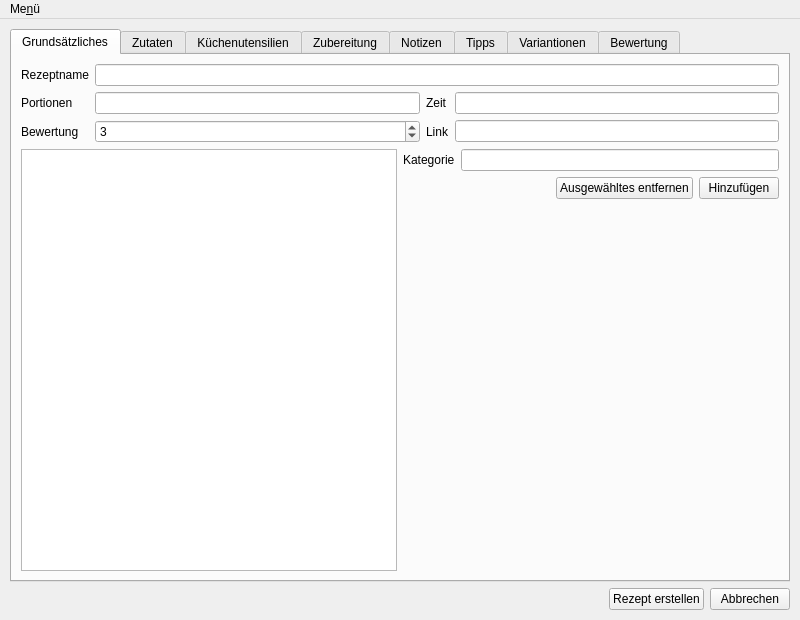
<?xml version="1.0" encoding="UTF-8"?>
<ui version="4.0">
 <author>Marcel Kapfer</author>
 <class>MainWindow</class>
 <widget class="QMainWindow" name="MainWindow">
  <property name="geometry">
   <rect>
    <x>0</x>
    <y>0</y>
    <width>800</width>
    <height>620</height>
   </rect>
  </property>
  <property name="minimumSize">
   <size>
    <width>800</width>
    <height>620</height>
   </size>
  </property>
  <property name="windowTitle">
   <string>WikiCookBook</string>
  </property>
  <widget class="QWidget" name="centralwidget">
   <layout class="QGridLayout" name="gridLayout">
    <property name="leftMargin">
     <number>10</number>
    </property>
    <property name="topMargin">
     <number>10</number>
    </property>
    <property name="rightMargin">
     <number>10</number>
    </property>
    <property name="bottomMargin">
     <number>10</number>
    </property>
    <item row="1" column="0">
     <layout class="QHBoxLayout" name="y_buttons">
      <item>
       <spacer name="horizontalSpacer">
        <property name="orientation">
         <enum>Qt::Horizontal</enum>
        </property>
        <property name="sizeHint" stdset="0">
         <size>
          <width>40</width>
          <height>20</height>
         </size>
        </property>
       </spacer>
      </item>
      <item>
       <widget class="QPushButton" name="b_create">
        <property name="text">
         <string>Rezept erstellen</string>
        </property>
       </widget>
      </item>
      <item>
       <widget class="QPushButton" name="b_cancel">
        <property name="text">
         <string>Abbrechen</string>
        </property>
       </widget>
      </item>
     </layout>
    </item>
    <item row="0" column="0">
     <widget class="QTabWidget" name="tabWidget">
      <property name="currentIndex">
       <number>0</number>
      </property>
      <widget class="QWidget" name="t_basics">
       <attribute name="title">
        <string>Grundsätzliches</string>
       </attribute>
       <layout class="QVBoxLayout" name="verticalLayout_9">
        <item>
         <layout class="QGridLayout" name="y_basics">
          <item row="2" column="0">
           <widget class="QLabel" name="l_rating">
            <property name="text">
             <string>Bewertung</string>
            </property>
           </widget>
          </item>
          <item row="2" column="2">
           <widget class="QLabel" name="l_url">
            <property name="text">
             <string>Link</string>
            </property>
           </widget>
          </item>
          <item row="1" column="1">
           <widget class="QLineEdit" name="e_servings"/>
          </item>
          <item row="2" column="3">
           <widget class="QLineEdit" name="e_url"/>
          </item>
          <item row="0" column="0">
           <widget class="QLabel" name="l_recipe_name">
            <property name="text">
             <string>Rezeptname</string>
            </property>
           </widget>
          </item>
          <item row="1" column="3">
           <widget class="QLineEdit" name="e_time"/>
          </item>
          <item row="0" column="1" colspan="3">
           <widget class="QLineEdit" name="e_recipe_name"/>
          </item>
          <item row="1" column="0">
           <widget class="QLabel" name="l_servings">
            <property name="text">
             <string>Portionen</string>
            </property>
           </widget>
          </item>
          <item row="1" column="2">
           <widget class="QLabel" name="l_zeit">
            <property name="text">
             <string>Zeit</string>
            </property>
           </widget>
          </item>
          <item row="2" column="1">
           <widget class="QSpinBox" name="e_rating_overall">
            <property name="maximum">
             <number>5</number>
            </property>
            <property name="value">
             <number>3</number>
            </property>
           </widget>
          </item>
         </layout>
        </item>
        <item>
         <layout class="QHBoxLayout" name="horizontalLayout_16">
          <item>
           <widget class="QListView" name="v_categories"/>
          </item>
          <item>
           <layout class="QVBoxLayout" name="verticalLayout_8">
            <item>
             <layout class="QGridLayout" name="y_category">
              <item row="0" column="0">
               <widget class="QLabel" name="l_category">
                <property name="text">
                 <string>Kategorie</string>
                </property>
               </widget>
              </item>
              <item row="0" column="1">
               <widget class="QLineEdit" name="e_category"/>
              </item>
             </layout>
            </item>
            <item>
             <layout class="QHBoxLayout" name="horizontalLayout_15">
              <item>
               <spacer name="horizontalSpacer_14">
                <property name="orientation">
                 <enum>Qt::Horizontal</enum>
                </property>
                <property name="sizeHint" stdset="0">
                 <size>
                  <width>40</width>
                  <height>20</height>
                 </size>
                </property>
               </spacer>
              </item>
              <item>
               <widget class="QPushButton" name="b_remove_category_remove">
                <property name="text">
                 <string>Ausgewähltes entfernen</string>
                </property>
               </widget>
              </item>
              <item>
               <widget class="QPushButton" name="b_category_add">
                <property name="text">
                 <string>Hinzufügen</string>
                </property>
               </widget>
              </item>
             </layout>
            </item>
            <item>
             <spacer name="verticalSpacer_3">
              <property name="orientation">
               <enum>Qt::Vertical</enum>
              </property>
              <property name="sizeHint" stdset="0">
               <size>
                <width>20</width>
                <height>40</height>
               </size>
              </property>
             </spacer>
            </item>
           </layout>
          </item>
         </layout>
        </item>
       </layout>
      </widget>
      <widget class="QWidget" name="t_ingredients">
       <attribute name="title">
        <string>Zutaten</string>
       </attribute>
       <layout class="QHBoxLayout" name="horizontalLayout_14">
        <item>
         <widget class="QListView" name="v_ingredients"/>
        </item>
        <item>
         <layout class="QVBoxLayout" name="verticalLayout_7">
          <item>
           <layout class="QGridLayout" name="y_ingredient">
            <item row="3" column="1">
             <widget class="QLineEdit" name="e_amount"/>
            </item>
            <item row="0" column="0">
             <widget class="QLabel" name="l_ingredient">
              <property name="text">
               <string>Zutat</string>
              </property>
             </widget>
            </item>
            <item row="3" column="0">
             <widget class="QLabel" name="l_amount">
              <property name="text">
               <string>Menge</string>
              </property>
             </widget>
            </item>
            <item row="1" column="1">
             <widget class="QCheckBox" name="c_heading">
              <property name="text">
               <string>Zwischenüberschrift</string>
              </property>
             </widget>
            </item>
            <item row="0" column="1">
             <widget class="QLineEdit" name="e_ingredient"/>
            </item>
           </layout>
          </item>
          <item>
           <layout class="QHBoxLayout" name="horizontalLayout_13">
            <item>
             <spacer name="horizontalSpacer_13">
              <property name="orientation">
               <enum>Qt::Horizontal</enum>
              </property>
              <property name="sizeHint" stdset="0">
               <size>
                <width>40</width>
                <height>20</height>
               </size>
              </property>
             </spacer>
            </item>
            <item>
             <widget class="QPushButton" name="b_ingredient_remove">
              <property name="text">
               <string>Ausgewähltes entfernen</string>
              </property>
             </widget>
            </item>
            <item>
             <widget class="QPushButton" name="b_ingredient_add">
              <property name="text">
               <string>Hinzufügen</string>
              </property>
             </widget>
            </item>
           </layout>
          </item>
          <item>
           <spacer name="verticalSpacer_2">
            <property name="orientation">
             <enum>Qt::Vertical</enum>
            </property>
            <property name="sizeHint" stdset="0">
             <size>
              <width>20</width>
              <height>40</height>
             </size>
            </property>
           </spacer>
          </item>
         </layout>
        </item>
       </layout>
      </widget>
      <widget class="QWidget" name="t_utensils">
       <attribute name="title">
        <string>Küchenutensilien</string>
       </attribute>
       <layout class="QHBoxLayout" name="horizontalLayout_11">
        <item>
         <widget class="QListView" name="v_utensils"/>
        </item>
        <item>
         <layout class="QVBoxLayout" name="verticalLayout_6">
          <item>
           <layout class="QGridLayout" name="y_utensils">
            <item row="0" column="0">
             <widget class="QLabel" name="l_utensil">
              <property name="text">
               <string>Utensil</string>
              </property>
             </widget>
            </item>
            <item row="0" column="1">
             <widget class="QLineEdit" name="e_utensil"/>
            </item>
           </layout>
          </item>
          <item>
           <layout class="QHBoxLayout" name="horizontalLayout_12">
            <item>
             <spacer name="horizontalSpacer_12">
              <property name="orientation">
               <enum>Qt::Horizontal</enum>
              </property>
              <property name="sizeHint" stdset="0">
               <size>
                <width>40</width>
                <height>20</height>
               </size>
              </property>
             </spacer>
            </item>
            <item>
             <widget class="QPushButton" name="b_utensil_remove">
              <property name="text">
               <string>Ausgewähltes entfernen</string>
              </property>
             </widget>
            </item>
            <item>
             <widget class="QPushButton" name="b_utensil_add">
              <property name="text">
               <string>Hinzufügen</string>
              </property>
             </widget>
            </item>
           </layout>
          </item>
          <item>
           <spacer name="verticalSpacer">
            <property name="orientation">
             <enum>Qt::Vertical</enum>
            </property>
            <property name="sizeHint" stdset="0">
             <size>
              <width>20</width>
              <height>40</height>
             </size>
            </property>
           </spacer>
          </item>
         </layout>
        </item>
       </layout>
      </widget>
      <widget class="QWidget" name="t_steps">
       <attribute name="title">
        <string>Zubereitung</string>
       </attribute>
       <layout class="QVBoxLayout" name="verticalLayout_5">
        <item>
         <widget class="QTextEdit" name="e_step"/>
        </item>
        <item>
         <layout class="QHBoxLayout" name="horizontalLayout_9">
          <item>
           <spacer name="horizontalSpacer_10">
            <property name="orientation">
             <enum>Qt::Horizontal</enum>
            </property>
            <property name="sizeHint" stdset="0">
             <size>
              <width>40</width>
              <height>20</height>
             </size>
            </property>
           </spacer>
          </item>
          <item>
           <widget class="QPushButton" name="b_step_add">
            <property name="text">
             <string>Hinzufügen</string>
            </property>
           </widget>
          </item>
         </layout>
        </item>
        <item>
         <widget class="QListView" name="v_steps"/>
        </item>
        <item>
         <layout class="QHBoxLayout" name="horizontalLayout_10">
          <item>
           <spacer name="horizontalSpacer_11">
            <property name="orientation">
             <enum>Qt::Horizontal</enum>
            </property>
            <property name="sizeHint" stdset="0">
             <size>
              <width>40</width>
              <height>20</height>
             </size>
            </property>
           </spacer>
          </item>
          <item>
           <widget class="QPushButton" name="b_step_edit">
            <property name="text">
             <string>Bearbeiten</string>
            </property>
           </widget>
          </item>
          <item>
           <widget class="QPushButton" name="b_step_remove">
            <property name="text">
             <string>Entfernen</string>
            </property>
           </widget>
          </item>
         </layout>
        </item>
       </layout>
      </widget>
      <widget class="QWidget" name="t_notes">
       <attribute name="title">
        <string>Notizen</string>
       </attribute>
       <layout class="QVBoxLayout" name="verticalLayout_4">
        <item>
         <widget class="QTextEdit" name="e_note"/>
        </item>
        <item>
         <layout class="QHBoxLayout" name="horizontalLayout_7">
          <item>
           <spacer name="horizontalSpacer_8">
            <property name="orientation">
             <enum>Qt::Horizontal</enum>
            </property>
            <property name="sizeHint" stdset="0">
             <size>
              <width>40</width>
              <height>20</height>
             </size>
            </property>
           </spacer>
          </item>
          <item>
           <widget class="QPushButton" name="b_note_add">
            <property name="text">
             <string>Hinzufügen</string>
            </property>
           </widget>
          </item>
         </layout>
        </item>
        <item>
         <widget class="QListView" name="v_notes"/>
        </item>
        <item>
         <layout class="QHBoxLayout" name="horizontalLayout_8">
          <item>
           <spacer name="horizontalSpacer_9">
            <property name="orientation">
             <enum>Qt::Horizontal</enum>
            </property>
            <property name="sizeHint" stdset="0">
             <size>
              <width>40</width>
              <height>20</height>
             </size>
            </property>
           </spacer>
          </item>
          <item>
           <widget class="QPushButton" name="b_note_edit">
            <property name="text">
             <string>Bearbeiten</string>
            </property>
           </widget>
          </item>
          <item>
           <widget class="QPushButton" name="b_note_remove">
            <property name="text">
             <string>Entfernen</string>
            </property>
           </widget>
          </item>
         </layout>
        </item>
       </layout>
      </widget>
      <widget class="QWidget" name="t_tips">
       <attribute name="title">
        <string>Tipps</string>
       </attribute>
       <layout class="QVBoxLayout" name="verticalLayout_2">
        <item>
         <widget class="QTextEdit" name="e_tips"/>
        </item>
        <item>
         <layout class="QHBoxLayout" name="horizontalLayout_5">
          <item>
           <spacer name="horizontalSpacer_6">
            <property name="orientation">
             <enum>Qt::Horizontal</enum>
            </property>
            <property name="sizeHint" stdset="0">
             <size>
              <width>40</width>
              <height>20</height>
             </size>
            </property>
           </spacer>
          </item>
          <item>
           <widget class="QPushButton" name="e_tip_add">
            <property name="text">
             <string>Hinzufügen</string>
            </property>
           </widget>
          </item>
         </layout>
        </item>
        <item>
         <widget class="QListView" name="v_tips"/>
        </item>
        <item>
         <layout class="QHBoxLayout" name="horizontalLayout_6">
          <item>
           <spacer name="horizontalSpacer_7">
            <property name="orientation">
             <enum>Qt::Horizontal</enum>
            </property>
            <property name="sizeHint" stdset="0">
             <size>
              <width>40</width>
              <height>20</height>
             </size>
            </property>
           </spacer>
          </item>
          <item>
           <widget class="QPushButton" name="b_tip_edit">
            <property name="text">
             <string>Bearbeiten</string>
            </property>
           </widget>
          </item>
          <item>
           <widget class="QPushButton" name="e_tip_remove">
            <property name="text">
             <string>Entfernen</string>
            </property>
           </widget>
          </item>
         </layout>
        </item>
       </layout>
      </widget>
      <widget class="QWidget" name="t_variations">
       <attribute name="title">
        <string>Variantionen</string>
       </attribute>
       <layout class="QVBoxLayout" name="verticalLayout_3">
        <item>
         <widget class="QTextEdit" name="e_variation"/>
        </item>
        <item>
         <layout class="QHBoxLayout" name="horizontalLayout_3">
          <item>
           <spacer name="horizontalSpacer_4">
            <property name="orientation">
             <enum>Qt::Horizontal</enum>
            </property>
            <property name="sizeHint" stdset="0">
             <size>
              <width>40</width>
              <height>20</height>
             </size>
            </property>
           </spacer>
          </item>
          <item>
           <widget class="QPushButton" name="b_variation_add">
            <property name="text">
             <string>Hinzufügen</string>
            </property>
           </widget>
          </item>
         </layout>
        </item>
        <item>
         <widget class="QListView" name="v_variations"/>
        </item>
        <item>
         <layout class="QHBoxLayout" name="horizontalLayout_4">
          <item>
           <spacer name="horizontalSpacer_5">
            <property name="orientation">
             <enum>Qt::Horizontal</enum>
            </property>
            <property name="sizeHint" stdset="0">
             <size>
              <width>40</width>
              <height>20</height>
             </size>
            </property>
           </spacer>
          </item>
          <item>
           <widget class="QPushButton" name="b_variation_edit">
            <property name="text">
             <string>Bearbeiten</string>
            </property>
           </widget>
          </item>
          <item>
           <widget class="QPushButton" name="b_variation_remove">
            <property name="text">
             <string>Entfernen</string>
            </property>
           </widget>
          </item>
         </layout>
        </item>
       </layout>
      </widget>
      <widget class="QWidget" name="t_rating">
       <attribute name="title">
        <string>Bewertung</string>
       </attribute>
       <layout class="QVBoxLayout" name="verticalLayout">
        <item>
         <widget class="QTextEdit" name="e_rating"/>
        </item>
        <item>
         <layout class="QHBoxLayout" name="horizontalLayout_2">
          <item>
           <spacer name="horizontalSpacer_3">
            <property name="orientation">
             <enum>Qt::Horizontal</enum>
            </property>
            <property name="sizeHint" stdset="0">
             <size>
              <width>40</width>
              <height>20</height>
             </size>
            </property>
           </spacer>
          </item>
          <item>
           <widget class="QPushButton" name="b_rating_add">
            <property name="text">
             <string>Hinzufügen</string>
            </property>
           </widget>
          </item>
         </layout>
        </item>
        <item>
         <widget class="QListView" name="v_ratings"/>
        </item>
        <item>
         <layout class="QHBoxLayout" name="horizontalLayout">
          <item>
           <spacer name="horizontalSpacer_2">
            <property name="orientation">
             <enum>Qt::Horizontal</enum>
            </property>
            <property name="sizeHint" stdset="0">
             <size>
              <width>40</width>
              <height>20</height>
             </size>
            </property>
           </spacer>
          </item>
          <item>
           <widget class="QPushButton" name="b_rating_edit">
            <property name="text">
             <string>Bearbeiten</string>
            </property>
           </widget>
          </item>
          <item>
           <widget class="QPushButton" name="b_rating_remove">
            <property name="text">
             <string>Entfernen</string>
            </property>
           </widget>
          </item>
         </layout>
        </item>
       </layout>
      </widget>
     </widget>
    </item>
   </layout>
  </widget>
  <widget class="QMenuBar" name="menuBar">
   <property name="geometry">
    <rect>
     <x>0</x>
     <y>0</y>
     <width>800</width>
     <height>30</height>
    </rect>
   </property>
   <widget class="QMenu" name="menuMen">
    <property name="title">
     <string>Me&amp;nü</string>
    </property>
    <addaction name="ma_information"/>
    <addaction name="separator"/>
    <addaction name="ma_close"/>
   </widget>
   <addaction name="menuMen"/>
  </widget>
  <action name="ma_close">
   <property name="text">
    <string>&amp;Schließen</string>
   </property>
  </action>
  <action name="ma_information">
   <property name="text">
    <string>Informationen</string>
   </property>
  </action>
 </widget>
 <tabstops>
  <tabstop>e_recipe_name</tabstop>
  <tabstop>e_servings</tabstop>
  <tabstop>e_time</tabstop>
  <tabstop>e_rating_overall</tabstop>
  <tabstop>e_url</tabstop>
  <tabstop>e_category</tabstop>
  <tabstop>e_ingredient</tabstop>
  <tabstop>c_heading</tabstop>
  <tabstop>e_amount</tabstop>
  <tabstop>v_ingredients</tabstop>
  <tabstop>e_utensil</tabstop>
  <tabstop>v_utensils</tabstop>
  <tabstop>e_step</tabstop>
  <tabstop>v_steps</tabstop>
  <tabstop>e_note</tabstop>
  <tabstop>v_notes</tabstop>
  <tabstop>e_tips</tabstop>
  <tabstop>v_tips</tabstop>
  <tabstop>e_variation</tabstop>
  <tabstop>v_variations</tabstop>
  <tabstop>e_rating</tabstop>
  <tabstop>v_ratings</tabstop>
 </tabstops>
 <resources/>
 <connections/>
</ui>
